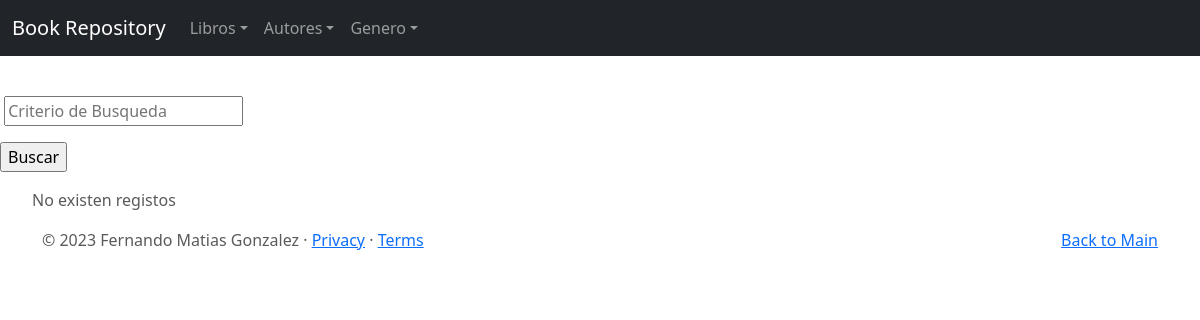
/autor/list, run on an earlier commit of the app's database.
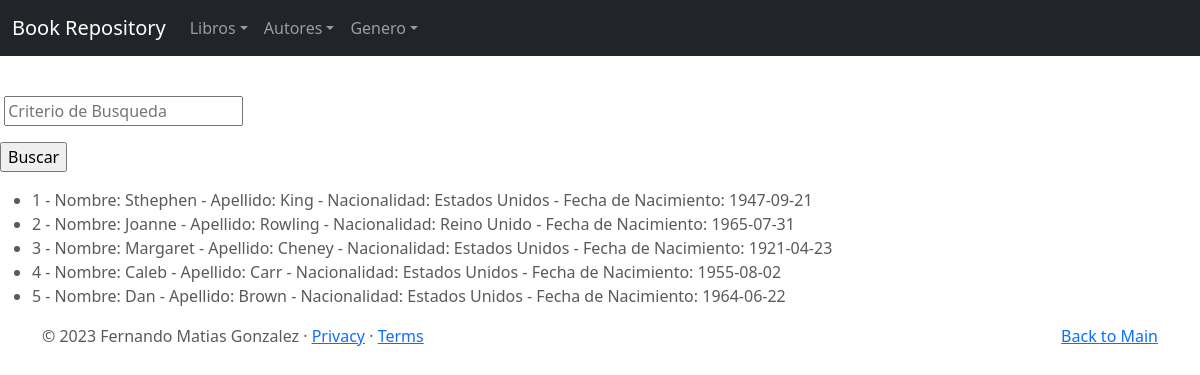
And on a later commit of the database.
### nueva_entrega/models.py (models this page shows)
class Autor(models.Model):
    nombre = models.CharField(max_length=100)
    apellido = models.CharField(max_length=100)
    nacionalidad =models.CharField(max_length=100)
    fecha_nacimiento = models.DateField()
    def __str__(self):
        return f"{self.id} - Nombre: {self.nombre} - Apellido: {self.apellido} - Nacionalidad: {self.nacionalidad} - Fecha de Nacimiento: {self.fecha_nacimiento}"

### nueva_entrega/views.py (the view)
# urls.py: path('autor/list', AutorList.as_view(), name="autor-list"),
class AutorList(ListView):
    model = Autor
    def get_queryset(self):
        criterio = self.request.GET.get('criterio')
        if criterio:
            book = Autor.objects.filter(nombre__icontains=criterio)
        else:
            book = Autor.objects.all()
        return book

### nueva_entrega/templates/nueva_entrega/autor_list.html (shortened to what this page needs)
{% extends "nueva_entrega/base.html" %}
{% block main %}
<br>
<form action="?" method="GET">
    <p>
        <input type="text" name="criterio" value= "{{ request.get.criterio }}" maxlength="100" required="" id="" placeholder="Criterio de Busqueda">
      </p>
      <p>
        <input type="submit" value="Buscar">
      </p>
</form>
    <ul>
    {% for autor in object_list  %}
    <li>
        {{autor}}
    </li>
    {% empty %}
    No existen registos
    {% endfor %}
    </ul>
{% endblock %}

What changed in the data, as far as the page shows it:
added Autor: id+nombre+apellido "1 - Nombre: Sthephen - Apellido: King - Nacionalidad: Estados Unidos - Fecha de Nacimiento: 1947-09-21"
added Autor: id+nombre+apellido "2 - Nombre: Joanne - Apellido: Rowling - Nacionalidad: Reino Unido - Fecha de Nacimiento: 1965-07-31"
added Autor: id+nombre+apellido "3 - Nombre: Margaret - Apellido: Cheney - Nacionalidad: Estados Unidos - Fecha de Nacimiento: 1921-04-23"
added Autor: id+nombre+apellido "4 - Nombre: Caleb - Apellido: Carr - Nacionalidad: Estados Unidos - Fecha de Nacimiento: 1955-08-02"
added Autor: id+nombre+apellido "5 - Nombre: Dan - Apellido: Brown - Nacionalidad: Estados Unidos - Fecha de Nacimiento: 1964-06-22"
Also different on the page:
text no longer shown: "No existen registos"
